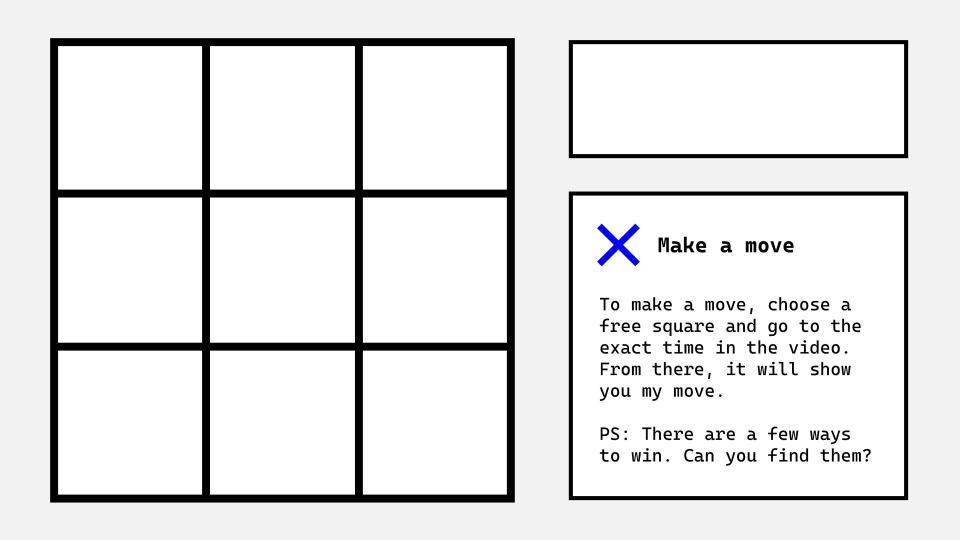
#> input picture templates/background.jpg, 1920 x 1080 px (shown at 1/2 size)
$ python old_main.py
#> lines starting #> are read from the running program, lines starting #| are printed output that depends on the picture
from board import TicTacToeBoard, X, O, N, board_win_combinations
import random
from PIL import Image, ImageFont, ImageDraw, ImageColor

VIDEO_RESOLUTION = (1920, 1080)
TEMPLATES_DIR = "templates"
OUTPUT_DIR = "outputs"

FIELD_POSITIONS = [
    [[260, 235], [564, 235], [869, 235]],
    [[260, 540], [564, 540], [869, 540]],
    [[260, 845], [564, 845], [869, 845]]
]

BOARD_WIN_LINES = [
    [[261, 84], [261, 996]],
    [[567, 84], [567, 996]],
    [[869, 84], [869, 996]],
    [[108, 235], [1020, 235]],
    [[108, 540], [1020, 540]],
    [[108, 845], [1020, 845]],
    [[108, 84], [1020, 995]],
    [[1020, 84], [108, 995]],
]

TOKEN_SIZE = 220
SQUARE_SIZE = 284

ID_FONT_FILE = r"c:\WINDOWS\Fonts\CASCADIACODE.TTF"
ID_FONT_SIZE = 160
ID_POSITION = [1477, 198]
ID_FONT_Y_OFFSET = -17

MAX_BOARD_ID = 3 ** 9 - 1

COMPUTER_TOKEN = O

background_images = {
    "normal": Image.open(f"{TEMPLATES_DIR}/background.jpg"),
    "won": Image.open(f"{TEMPLATES_DIR}/background-won.jpg"),
    "lost": Image.open(f"{TEMPLATES_DIR}/background-lost.jpg"),
    "draw": Image.open(f"{TEMPLATES_DIR}/background-draw.jpg"),
    "unreachable": Image.open(f"{TEMPLATES_DIR}/background-unreachable-position.jpg")
}
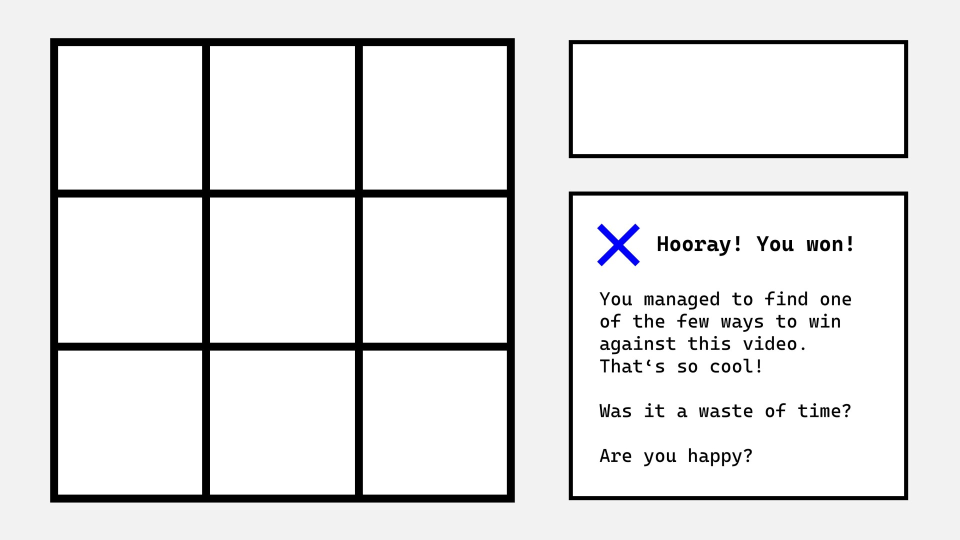
#> input picture templates/background-won.jpg, 1920 x 1080 px (shown at 1/2 size)
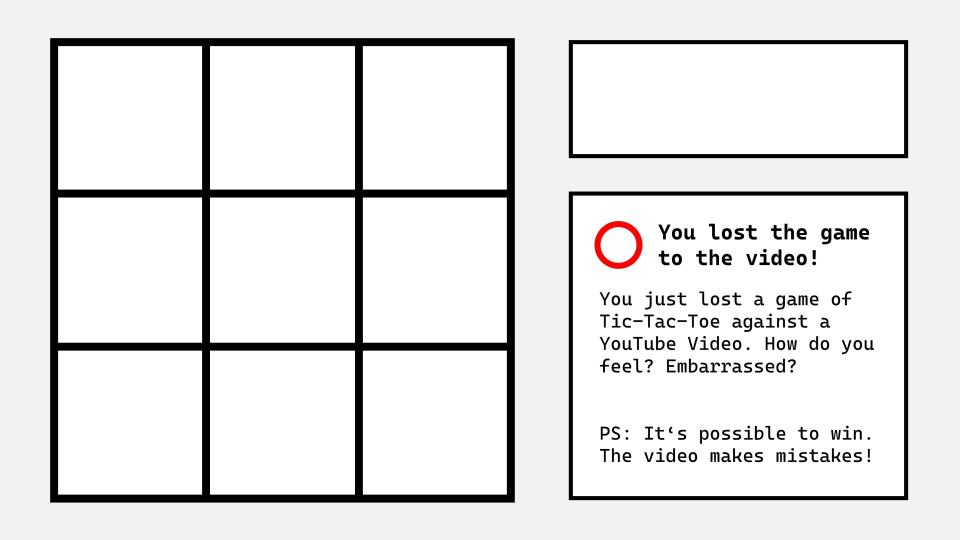
#> input picture templates/background-lost.jpg, 1920 x 1080 px (shown at 1/2 size)
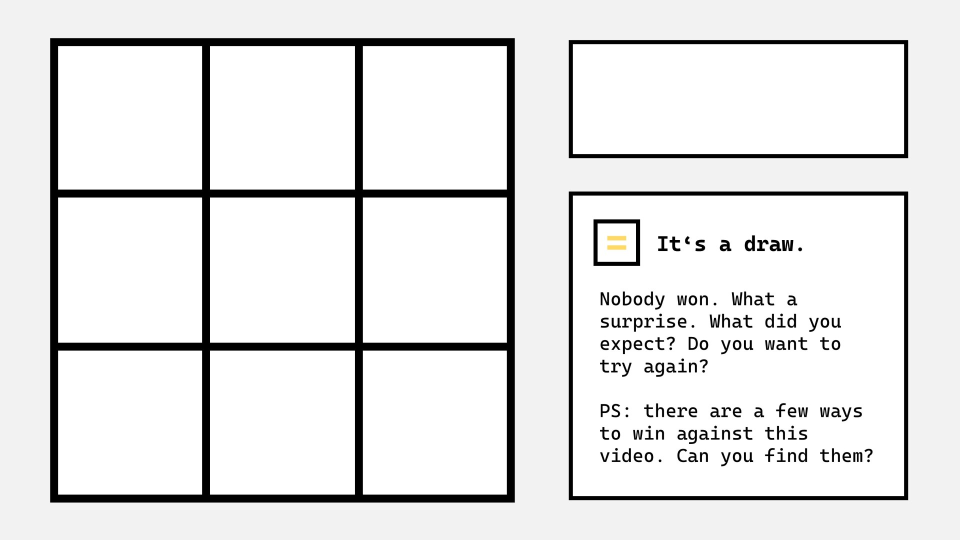
#> input picture templates/background-draw.jpg, 1920 x 1080 px (shown at 1/2 size)
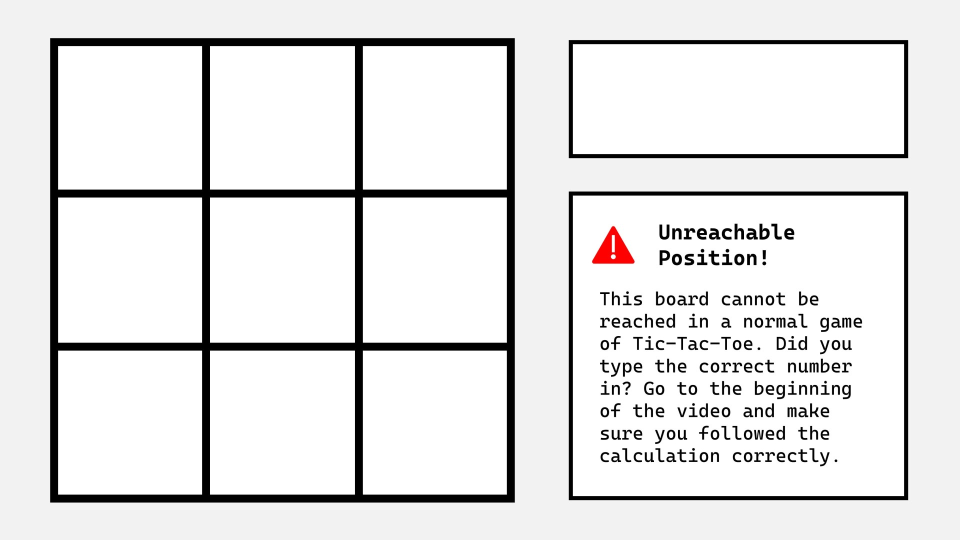
#> input picture templates/background-unreachable-position.jpg, 1920 x 1080 px (shown at 1/2 size)

state_counts = {
    "normal": 0,
    "won": 0,
    "lost": 0,
    "draw": 0,
    "unreachable": 0,
}

# final state: {'normal': 2498, 'won': 1266, 'lost': 2980, 'draw': 112, 'unreachable': 12826}

o_img = Image.open(f"{TEMPLATES_DIR}/o.png")
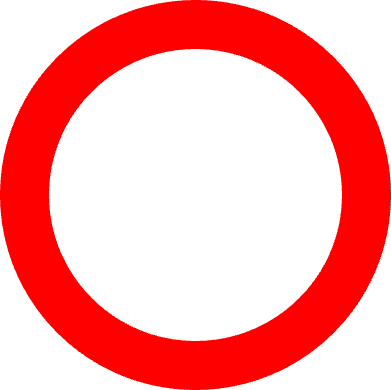
#> input picture templates/o.png, 391 x 390 px
#> o_img is the input picture: PIL image 391x390 P; mean R, G, B, A 89.2, 0, 0, 87.9
#> (the run stopped early here; a loop or call above may not have finished)
